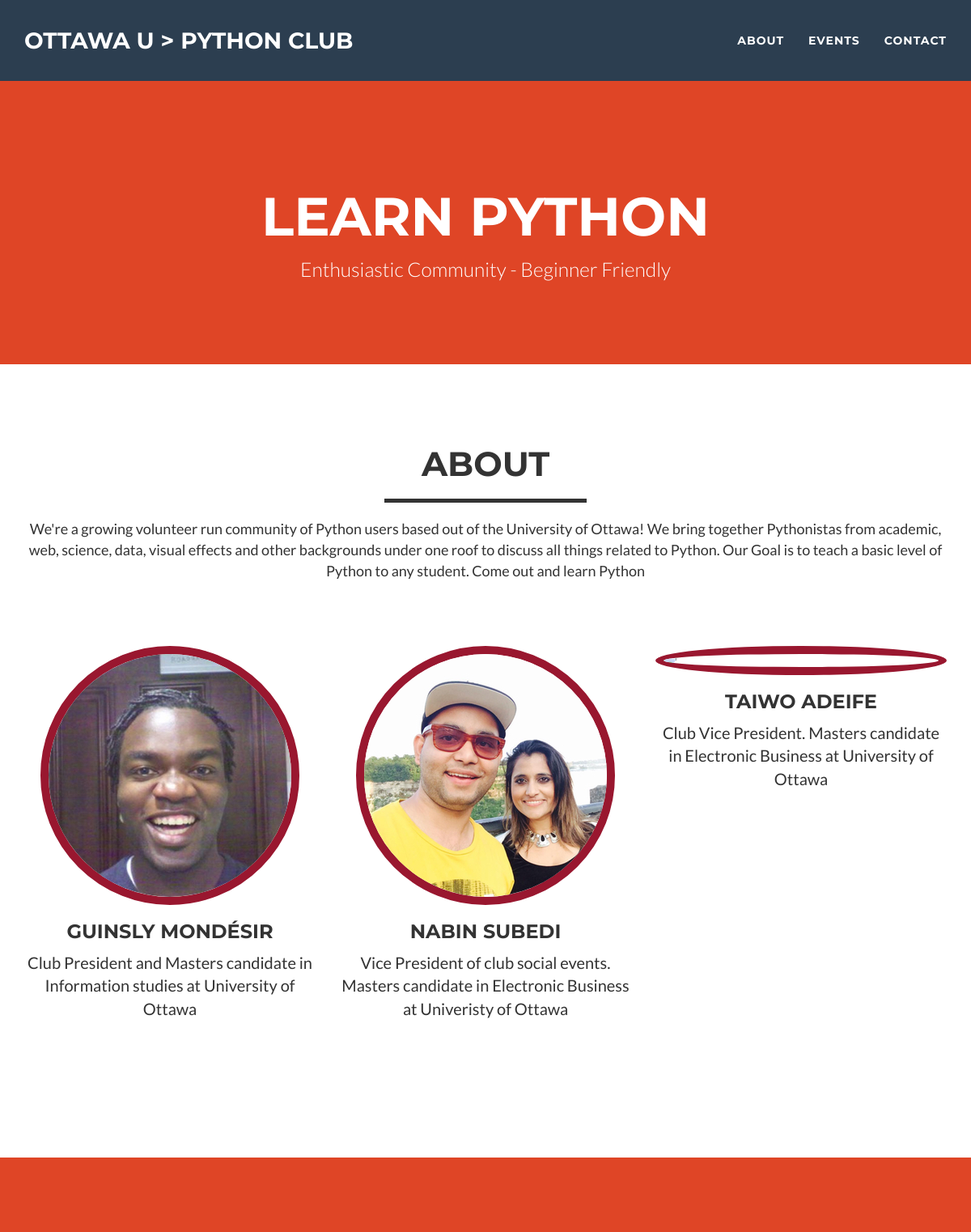
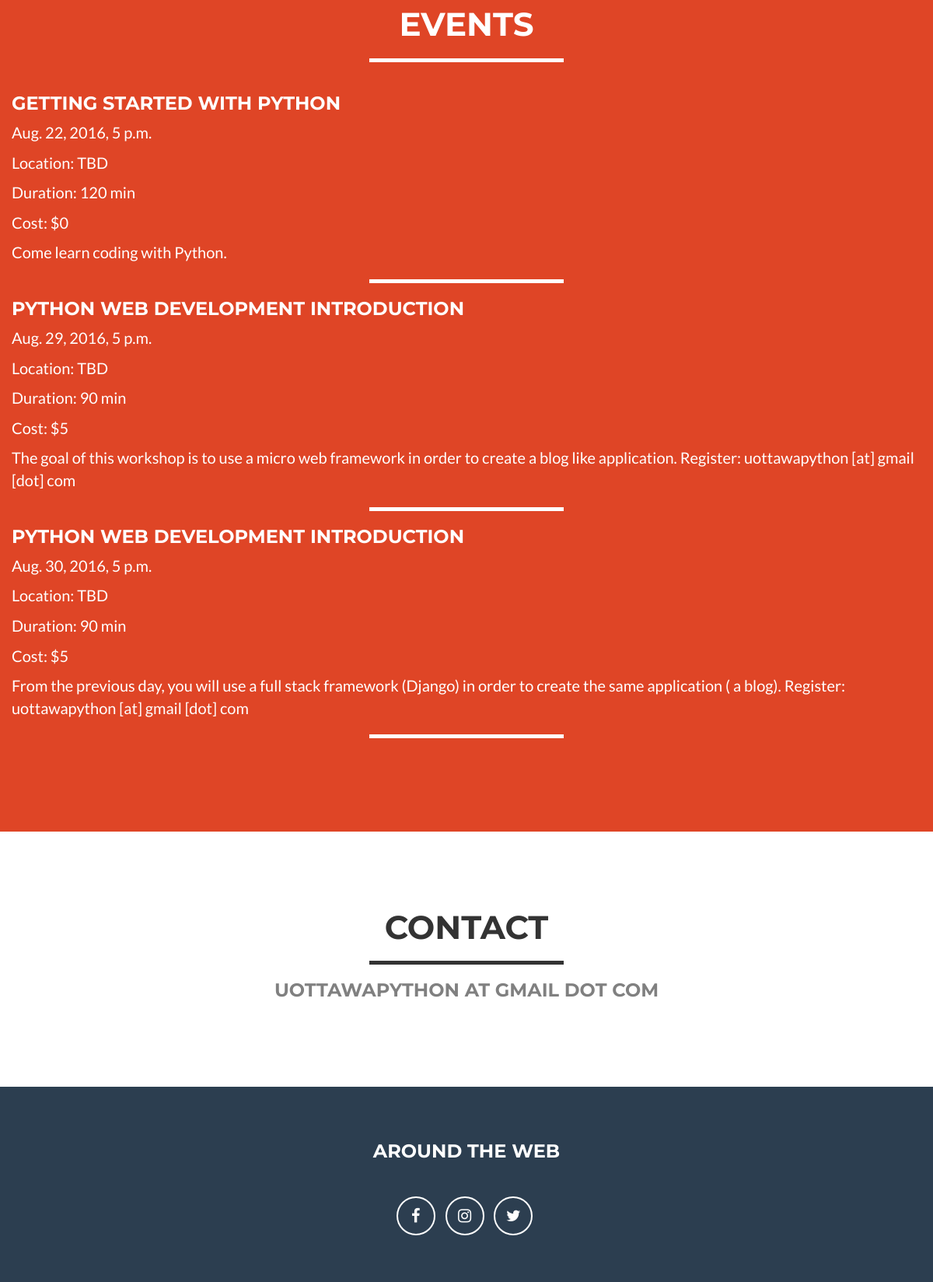
The page / on the database its author committed (2 pictures, top to bottom).
### main/models.py (models this page shows, shortened)
class ClubEvent(models.Model):
    event_title = models.CharField(max_length=200)
    event_description = models.CharField(max_length=600)
    event_location = models.CharField(max_length=200)
    event_date = models.DateTimeField('event date')
    event_duration_min = models.IntegerField(default=0)
    event_cost = models.IntegerField(default=0)
    votes = models.IntegerField(default=0)

### main/views.py (the view)
# urls.py: url(r'^$', views.index, name='index'),
def index(request):
    event_list = ClubEvent.objects.order_by('event_date')
    context = {'event_list': event_list}
    return render(request, 'main/index.html', context)

### main/templates/main/index.html (shortened to what this page needs)
<!DOCTYPE html>
{% load static %}
<html lang="en">
<head>
    <link rel="stylesheet" type="text/css" href="{% static 'main/vendor/bootstrap/css/bootstrap.min.css' %}">
    <link href="{% static 'main/css/freelancer.min.css' %}" rel="stylesheet">
    <link href="{% static 'main/css/style.css' %}" rel="stylesheet">
    <link href="{% static 'main/vendor/font-awesome/css/font-awesome.min.css' %}" rel="stylesheet" type="text/css">
</head>
<body id="page-top" class="index">
    <nav id="mainNav" class="navbar navbar-default navbar-fixed-top navbar-custom">
        <div class="container">
            <div class="navbar-header page-scroll">
                <a class="navbar-brand" href="#page-top">Ottawa U > Python Club</a>
            </div>
            <div class="collapse navbar-collapse" id="bs-example-navbar-collapse-1">
                <ul class="nav navbar-nav navbar-right">
                    <li class="page-scroll">
                        <a href="#portfolio">About</a>
                    </li>
                    <li class="page-scroll">
                        <a href="#events">Events</a>
                    </li>
                    <li class="page-scroll">
                        <a href="#contact">Contact</a>
                    </li>
                </ul>
            </div>
        </div>
    </nav>
    <header>
        <div class="container">
            <div class="row">
                <div class="col-lg-12">
                    <div class="intro-text">
                        <span class="name">Learn Python</span>
                        <span class="skills">Enthusiastic Community - Beginner Friendly</span>
                    </div>
                </div>
            </div>
        </div>
    </header>
    <section id="portfolio">
        <div class="container">
            <div class="row">
                <div class="col-lg-12 text-center">
                    <h2>About</h2>
                    <hr class="solid-hr-black">
                </div>
            </div>
            <div class="row">
                <div class="col-lg-12 text-center about-text">
                    We're a growing volunteer run community of Python users based out of the University of Ottawa! We bring together Pythonistas from academic, web, science, data, visual effects and other backgrounds under one roof to discuss all things related to Python. Our Goal is to teach a basic level of Python to any student. Come out and learn Python
                </div>
            </div>
            <div class="row">
              <div class="col-md-4 about-block">
                <img class="center-block img-circle img-responsive profile" src="{% static 'main/img/gmg.jpeg' %}">
                <h3 class="text-center">Guinsly Mondésir</h3>
                <p class="text-center">Club President and Masters candidate in Information studies at University of Ottawa</p>
              </div>
              <div class="col-md-4 about-block">
                <img class="center-block img-circle img-responsive profile" src="{% static 'main/img/nabin.jpg' %}">
                <h3 class="text-center">Nabin Subedi</h3>
                <p class="text-center">Vice President of club social events. Masters candidate in Electronic Business at Univeristy of Ottawa</p>
              </div>
              <div class="col-md-4 about-block">
                <img class="center-block img-circle img-responsive profile" src="{% static 'main/img/tae.jpg' %}">
                <h3 class="text-center">Taiwo Adeife</h3>
                <p class="text-center">Club Vice President. Masters candidate in Electronic Business at University of Ottawa</p>
              </div>
            </div>
        </div>
    </section>
    <section class="success" id="events">
        <div class="container">
            <div class="row">
                <div class="col-lg-12 text-center">
                    <h2>Events</h2>
                    <hr class="solid-hr">
                </div>
            </div>
            <div class="row">
              {% if event_list %}
                  {% for event in event_list %}
                      <h3>{{ event.event_title }}</h3>
                      <p>{{ event.event_date }}</p>
                      <p>Location: {{ event.event_location }}</p>
                      <p>Duration: {{ event.event_duration_min }} min</p>
                      <p>Cost: ${{ event.event_cost }}</p>
                      <p>
                        {{ event.event_description }}
                      </p>
                      <hr class="solid-hr">
                  {% endfor %}
              {% else %}
                  <p>Contact us and set something up today!</p>
              {% endif %}
            </div>
        </div>
    </section>
    <section id="contact">
        <div class="container">
            <div class="row">
                <div class="col-lg-12 text-center">
                    <h2>Contact</h2>
                    <hr class="solid-hr-black">
                    <h3>uottawapython at gmail dot com</h3>
                </div>
            </div>
        </div>
    </section>
    <footer class="text-center">
        <div class="footer-above">
            <div class="container">
                <div class="row">
                    <div class="footer-col col-md-4">
                    </div>
                    <div class="footer-col col-md-4">
                        <h3>Around the Web</h3>
                        <ul class="list-inline">
                            <li>
                                <a href="#" class="btn-social btn-outline"><i class="fa fa-fw fa-facebook"></i></a>
                            </li>
                            <li>
                                <a href="#" class="btn-social btn-outline"><i class="fa fa-fw fa-instagram"></i></a>
                            </li>
                            <li>
                                <a href="#" class="btn-social btn-outline"><i class="fa fa-fw fa-twitter"></i></a>
                            </li>
                        </ul>
                    </div>
                    <div class="footer-col col-md-4">
                    </div>
                </div>
            </div>
        </div>
    </footer>
</body>
</html>

### main/static/main/css/style.css (style rules this page uses)
header, #events { background: #Df4526; }
.profile { border: #99172F solid 10px; }
.about-text { font-size: 18px; margin-bottom: 80px; }
#contact h3 { color: grey; }
.solid-hr { border-color: white; border-top: solid 5px; max-width: 250px; }
.solid-hr-black { border-color: #222; border-top: solid 5px; max-width: 250px; }
.about-block { margin-bottom: 60px; }

### rows shown on the page
ClubEvent: event_title "GETTING STARTED WITH PYTHON", event_date "Aug. 22, 2016, 5 p.m.", event_location "TBD", event_duration_min "120", event_cost "0", event_description "Come learn coding with Python."
ClubEvent: event_title "PYTHON WEB DEVELOPMENT INTRODUCTION", event_date "Aug. 29, 2016, 5 p.m.", event_location "TBD", event_duration_min "90", event_cost "5", event_description "The goal of this workshop is to use a micro web framework in order to create a blog like application. Register: uottawapython [at] gmail [dot] com"
ClubEvent: event_title "PYTHON WEB DEVELOPMENT INTRODUCTION", event_date "Aug. 30, 2016, 5 p.m.", event_location "TBD", event_duration_min "90", event_cost "5", event_description "From the previous day, you will use a full stack framework (Django) in order to create the same application ( a blog). Register: uottawapython [at] gmail [dot] com"
